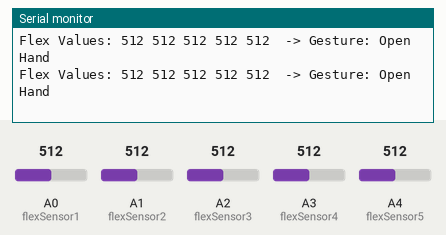
A sketch run on a simulated Arduino Uno, built with avr-gcc and run on an emulated ATmega328P. Parts: the last lines printed to the serial monitor. Inputs (shaded band) come from the test bench; at power-on: A1 (flexSensor2) = 512, A4 (flexSensor5) = 512, A3 (flexSensor4) = 512, A0 (flexSensor1) = 512, A2 (flexSensor3) = 512.

Above: at 2.8 s.
2.9 s: A1 (flexSensor2) set to 684
At 3.4 s:
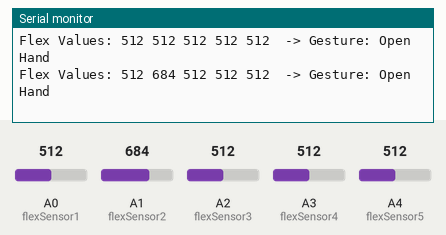
4.4 s: A1 (flexSensor2) set to 717
At 5.0 s:
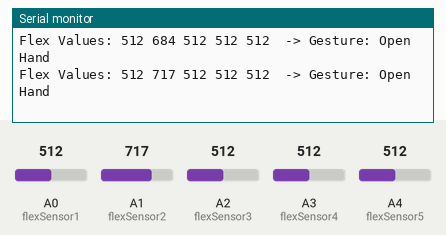
6.5 s: A4 (flexSensor5) set to 488
At 7.0 s:
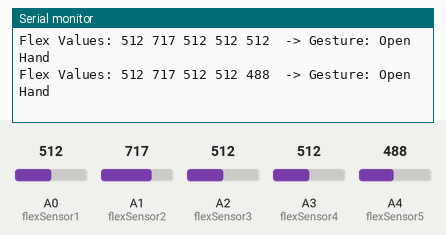
10.0 s: A3 (flexSensor4) set to 694
At 10.5 s:
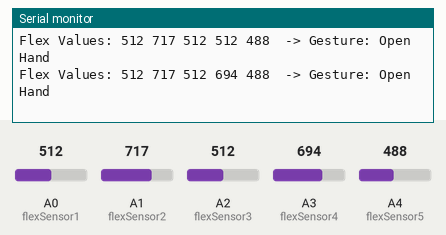
11.5 s: A3 (flexSensor4) set to 712
At 12.0 s:
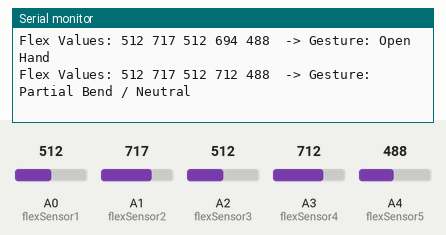
Timing chart, 0 to 14.5 s (numbered marks = the images above; inputs shaded):
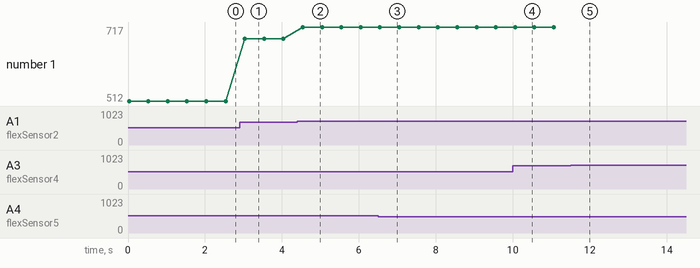

Measured:
- the behaviour switches between 700 and 701 on A3 (flexSensor4) (found by bisection; images 4 and 5)
- after the input at 2.9 s, the serial monitor: prints a new line after 0.14 s (image 1)
- after the input at 4.4 s, the serial monitor: prints a new line after 0.14 s (image 2)
- after the input at 6.5 s, the serial monitor: prints a new line after 0.05 s (image 3)
- after the input at 10.0 s, the serial monitor: prints a new line after 0.06 s (image 4)
- after the input at 11.5 s, the serial monitor: prints a new line after 0.07 s (image 5)
- plotted number 1: 512 → 684 after the input at 2.9 s, 684 → 717 after the input at 4.4 s

The sketch:

gesture_glove.ino
```cpp
const int flexSensor1 = A0;
const int flexSensor2 = A1;
const int flexSensor3 = A2;
const int flexSensor4 = A3;
const int flexSensor5 = A4;

int closedFistThresholds[5] = {700, 700, 700, 700, 700};
int openHandThresholds[5] = {500, 500, 500, 500, 500};

void setup() {
  Serial.begin(9600);
  Serial.println("Interactive Glove Initialized...");
}

void readFlexSensors(int *readings) {
  readings[0] = analogRead(flexSensor1);
  readings[1] = analogRead(flexSensor2);
  readings[2] = analogRead(flexSensor3);
  readings[3] = analogRead(flexSensor4);
  readings[4] = analogRead(flexSensor5);
}

String classifyGesture(int *sensorVals) {
    int bentCount = 0;
    for (int i = 0; i < 5; i++) {
      if (sensorVals[i] > closedFistThresholds[i]) {
        bentCount++;
      }
    }

    if (bentCount >= 4) return "Closed Fist";
    if (bentCount <= 1) return "Open Hand";
    if (sensorVals[0] > closedFistThresholds[0] && sensorVals[4] < openHandThresholds[4])
      return "Thumbs Up";
    if (bentCount == 2 || bentCount == 3) return "Partial Bend / Neutral";

    return "Unrecognized Gesture";
  }


void loop() {
  int sensorReadings[5];
  readFlexSensors(sensorReadings);

  Serial.print("Flex Values: ");
  for (int i = 0; i < 5; i++) {
    Serial.print(sensorReadings[i]);
    Serial.print(" ");
  }

  String gesture = classifyGesture(sensorReadings);
  Serial.print(" -> Gesture: ");
  Serial.println(gesture);

  delay(500);
}
```
